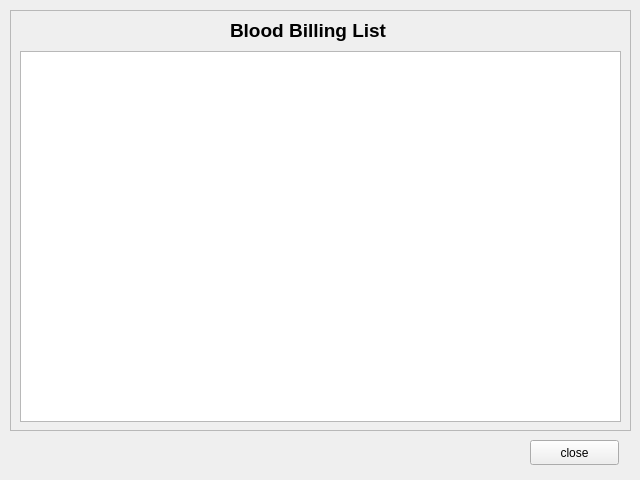
<?xml version="1.0" encoding="UTF-8"?>
<ui version="4.0">
 <class>billingList</class>
 <widget class="QWidget" name="billingList">
  <property name="geometry">
   <rect>
    <x>0</x>
    <y>0</y>
    <width>640</width>
    <height>480</height>
   </rect>
  </property>
  <property name="windowTitle">
   <string>Records</string>
  </property>
  <widget class="QFrame" name="frame">
   <property name="geometry">
    <rect>
     <x>10</x>
     <y>10</y>
     <width>621</width>
     <height>421</height>
    </rect>
   </property>
   <property name="frameShape">
    <enum>QFrame::StyledPanel</enum>
   </property>
   <property name="frameShadow">
    <enum>QFrame::Raised</enum>
   </property>
   <widget class="QLabel" name="wasteRecordLabel">
    <property name="geometry">
     <rect>
      <x>220</x>
      <y>0</y>
      <width>221</width>
      <height>41</height>
     </rect>
    </property>
    <property name="styleSheet">
     <string notr="true">font-size:14pt;
font-weight: bold;</string>
    </property>
    <property name="text">
     <string>Blood Billing List</string>
    </property>
   </widget>
   <widget class="QTableWidget" name="tableWidget">
    <property name="geometry">
     <rect>
      <x>10</x>
      <y>41</y>
      <width>601</width>
      <height>371</height>
     </rect>
    </property>
   </widget>
  </widget>
  <widget class="QPushButton" name="closebutton">
   <property name="geometry">
    <rect>
     <x>530</x>
     <y>440</y>
     <width>89</width>
     <height>25</height>
    </rect>
   </property>
   <property name="text">
    <string>close</string>
   </property>
  </widget>
 </widget>
 <resources/>
 <connections/>
</ui>
